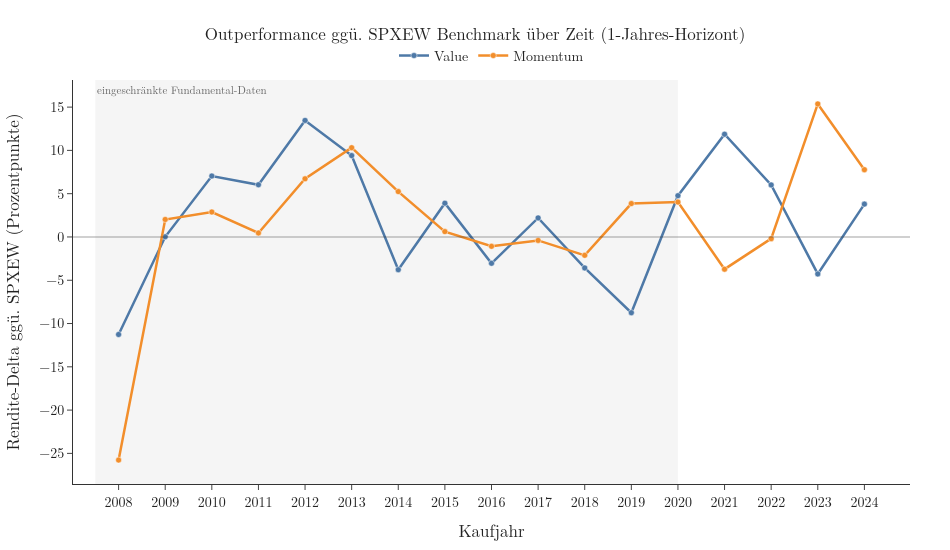

Write notebook code for a chart like this one.
### Code cell
df_delta_time = df_unified[df_unified["horizon"] == 1].pivot(
    index="buyyear", columns="strategy", values="rendite"
)
df_delta_time["delta_value"] = df_delta_time["value_score"] - df_delta_time["passive_SPXEW"]
df_delta_time["delta_momentum"] = df_delta_time["momentum_score"] - df_delta_time["passive_SPXEW"]
df_delta_time = df_delta_time.reset_index()

df_plot = df_delta_time.melt(
    id_vars="buyyear",
    value_vars=["delta_value", "delta_momentum"],
    var_name="strategy_delta",
    value_name="delta",
)
delta_label_map = {"delta_value": "Value", "delta_momentum": "Momentum"}
df_plot["strategy_label"] = df_plot["strategy_delta"].map(delta_label_map)

fig = px.line(
    df_plot,
    x="buyyear",
    y="delta",
    color="strategy_label",
    color_discrete_map={"Value": BLUE, "Momentum": ORANGE},
    category_orders={"strategy_label": ["Value", "Momentum"]},
    markers=True,
)

fig.update_traces(
    line_width=2.5,
    marker_size=6,
    marker_line_width=0.5,
    marker_line_color="white",
)

fig.add_hline(y=0, line_width=1.5, line_color="#333333")

fig.add_vrect(
    x0=df_plot["buyyear"].min() - 0.5, x1=2020,
    fillcolor="#e6e6e6", opacity=0.4,
    layer="below", line_width=0,
    annotation_text="eingeschränkte Fundamental-Daten",
    annotation_position="top left",
    annotation_font=dict(size=11, family=FONT_FAMILY, color="#666666"),
)

fig.update_xaxes(
    title="Kaufjahr", dtick=1,
    showline=True, linecolor="#333333", ticks="outside", gridcolor="#e6e6e6",
)
fig.update_yaxes(
    title="Rendite-Delta ggü. SPXEW (Prozentpunkte)",
    showline=True, linecolor="#333333", ticks="outside", gridcolor="#e6e6e6",
    zeroline=False,
)
fig.update_layout(
    title="Outperformance ggü. SPXEW Benchmark über Zeit (1-Jahres-Horizont)",
    title_x=0.5,
    title_font=dict(size=17, family=FONT_FAMILY),
    font=dict(size=14, family=FONT_FAMILY, color="#222222"),
    width=950, height=550,
    template="simple_white",
    margin=dict(l=60, r=40, t=80, b=60),
    legend_title_text=None,
    legend=dict(orientation="h", yanchor="bottom", y=1.02, xanchor="center", x=0.5),
    plot_bgcolor="white", paper_bgcolor="white",
)

fig.show()

output_dir = Path(save_path) / "strategy_returns"
output_dir.mkdir(parents=True, exist_ok=True)
fig.write_image(output_dir / "delta_over_time_spxew.png", scale=3)

### Figure 1 — Plotly figure (JSON) as saved in the notebook; plotly's stock layout.template omitted (floating-point values rounded to 4 significant figures)
{"data": [{"hovertemplate": "strategy_label=Value<br>buyyear=%{x}<br>delta=%{y}<extra></extra>", "legendgroup": "Value", "line": {"color": "#4E79A7", "dash": "solid", "width": 2.5}, "marker": {"line": {"color": "white", "width": 0.5}, "size": 6, "symbol": "circle"}, "mode": "lines+markers", "name": "Value", "orientation": "v", "showlegend": true, "type": "scatter", "x": [2008, 2009, 2010, 2011, 2012, 2013, 2014, 2015, 2016, 2017, 2018, 2019, 2020, 2021, 2022, 2023, 2024], "xaxis": "x", "y": [-11.27, 0.02, 7.04, 6.03, 13.46, 9.4, -3.78, 3.9, -3.04, 2.2, -3.58, -8.75, 4.77, 11.87, 6.01, -4.27, 3.795], "yaxis": "y"}, {"hovertemplate": "strategy_label=Momentum<br>buyyear=%{x}<br>delta=%{y}<extra></extra>", "legendgroup": "Momentum", "line": {"color": "#F28E2B", "dash": "solid", "width": 2.5}, "marker": {"line": {"color": "white", "width": 0.5}, "size": 6, "symbol": "circle"}, "mode": "lines+markers", "name": "Momentum", "orientation": "v", "showlegend": true, "type": "scatter", "x": [2008, 2009, 2010, 2011, 2012, 2013, 2014, 2015, 2016, 2017, 2018, 2019, 2020, 2021, 2022, 2023, 2024], "xaxis": "x", "y": [-25.77, 2.02, 2.88, 0.46, 6.72, 10.31, 5.24, 0.62, -1.08, -0.4, -2.12, 3.86, 4.03, -3.72, -0.195, 15.37, 7.77], "yaxis": "y"}], "layout": {"annotations": [{"font": {"color": "#666666", "family": "Latin Modern Roman, Times New Roman, serif", "size": 11}, "showarrow": false, "text": "eingeschränkte Fundamental-Daten", "x": 2008.0, "xanchor": "left", "xref": "x", "y": 1, "yanchor": "top", "yref": "y domain"}], "font": {"color": "#222222", "family": "Latin Modern Roman, Times New Roman, serif", "size": 14}, "height": 550, "legend": {"orientation": "h", "title": {}, "tracegroupgap": 0, "x": 0.5, "xanchor": "center", "y": 1.02, "yanchor": "bottom"}, "margin": {"b": 60, "l": 60, "r": 40, "t": 80}, "paper_bgcolor": "white", "plot_bgcolor": "white", "shapes": [{"line": {"color": "#333333", "width": 1.5}, "type": "line", "x0": 0, "x1": 1, "xref": "x domain", "y0": 0, "y1": 0, "yref": "y"}, {"fillcolor": "#e6e6e6", "layer": "below", "line": {"width": 0}, "opacity": 0.4, "type": "rect", "x0": 2008.0, "x1": 2020, "xref": "x", "y0": 0, "y1": 1, "yref": "y domain"}], "title": {"font": {"family": "Latin Modern Roman, Times New Roman, serif", "size": 17}, "text": "Outperformance ggü. SPXEW Benchmark über Zeit (1-Jahres-Horizont)", "x": 0.5}, "width": 950, "xaxis": {"anchor": "y", "domain": [0, 1], "dtick": 1, "gridcolor": "#e6e6e6", "linecolor": "#333333", "showline": true, "ticks": "outside", "title": {"text": "Kaufjahr"}}, "yaxis": {"anchor": "x", "domain": [0, 1], "gridcolor": "#e6e6e6", "linecolor": "#333333", "showline": true, "ticks": "outside", "title": {"text": "Rendite-Delta ggü. SPXEW (Prozentpunkte)"}, "zeroline": false}}}
